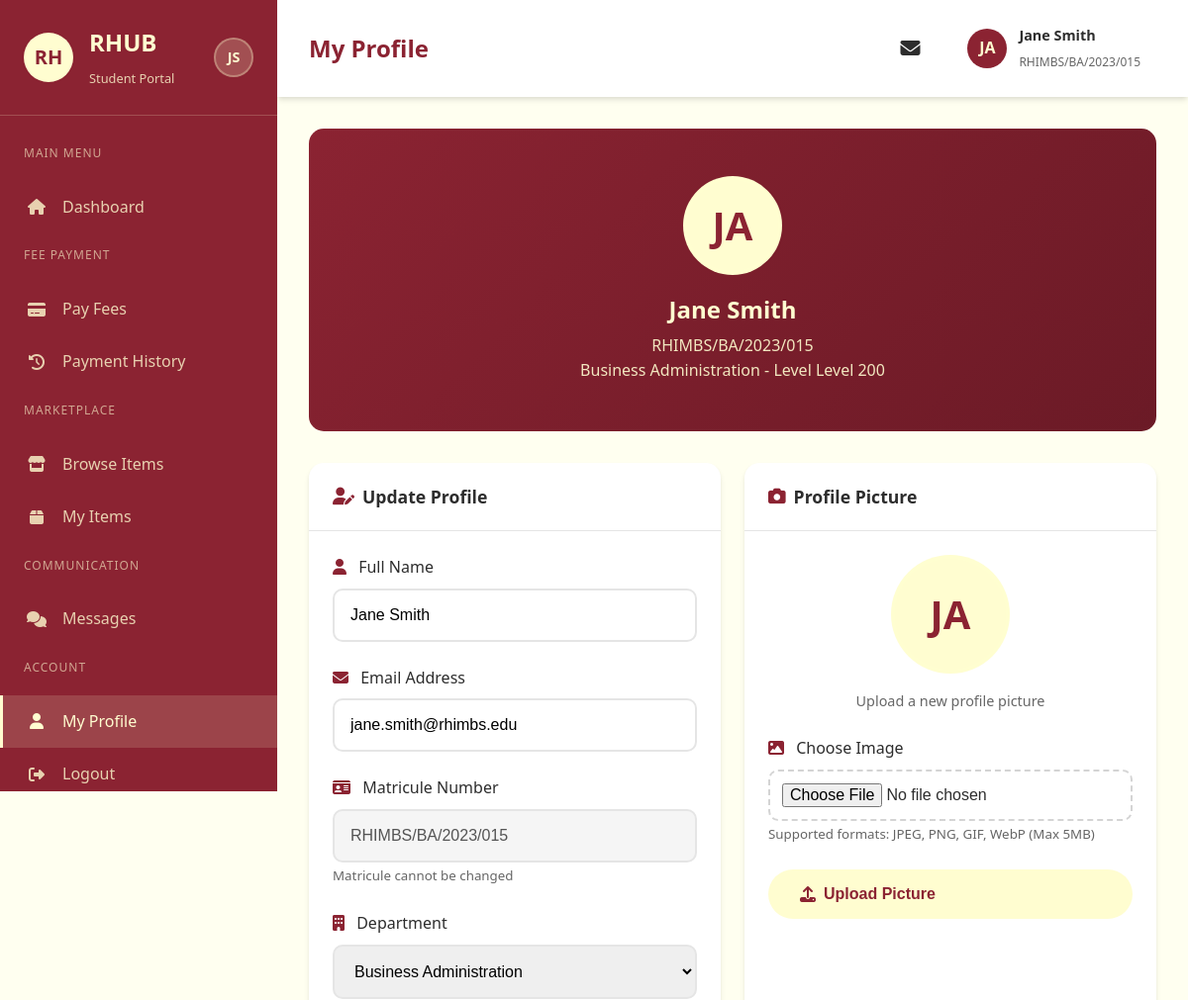
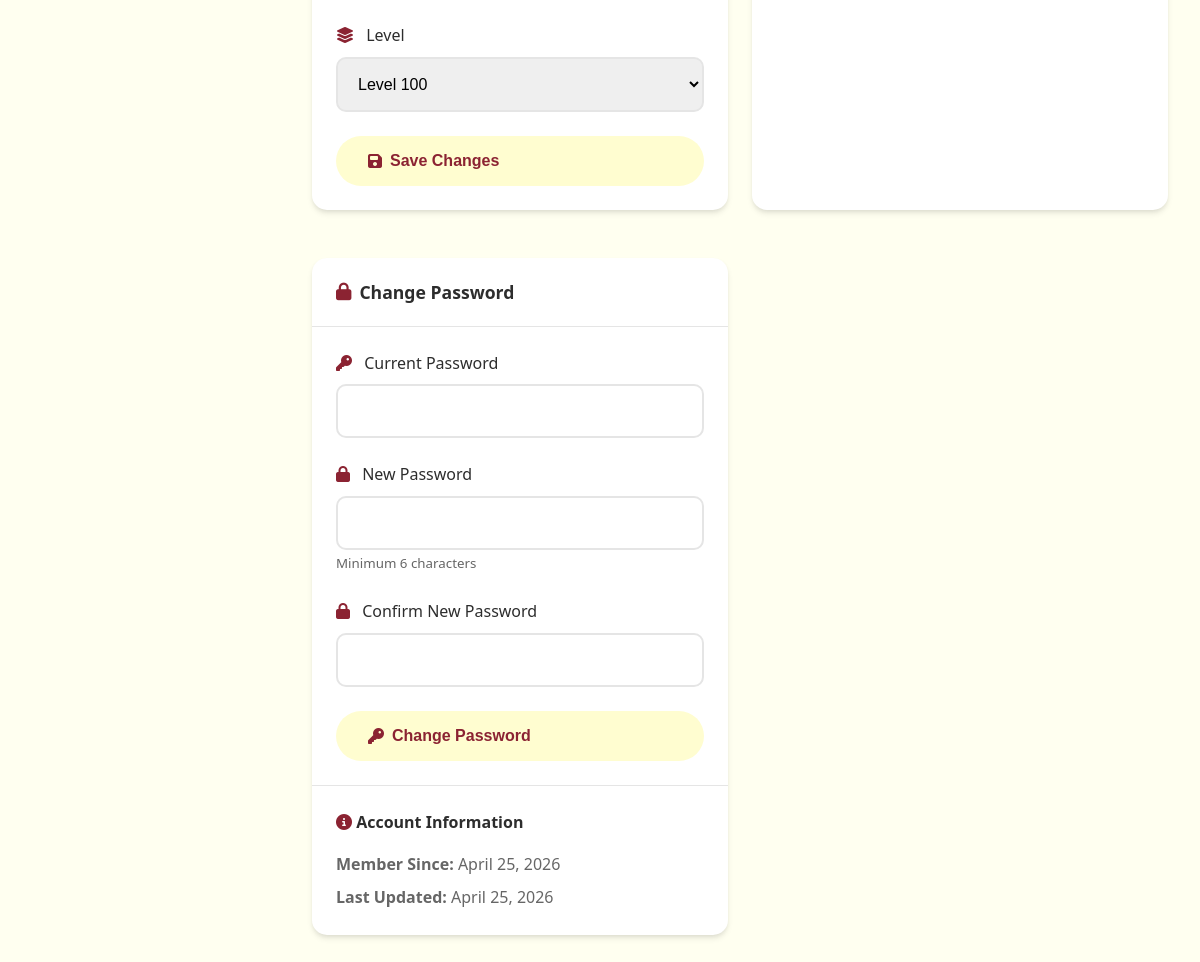
The app's page /profile.php (signed in) with its own data (2 pictures, top to bottom).
### tables this page shows
CREATE TABLE IF NOT EXISTS users (
    id INT AUTO_INCREMENT PRIMARY KEY,
    full_name VARCHAR(100) NOT NULL,
    email VARCHAR(100) NOT NULL UNIQUE,
    password VARCHAR(255) NOT NULL,
    department VARCHAR(100) NOT NULL,
    level VARCHAR(50) NOT NULL,
    matricule VARCHAR(50) NOT NULL UNIQUE,
    phone VARCHAR(20) DEFAULT NULL,
    profile_image VARCHAR(255) DEFAULT NULL,
    is_active TINYINT(1) DEFAULT 1,
    created_at TIMESTAMP DEFAULT CURRENT_TIMESTAMP,
    updated_at TIMESTAMP DEFAULT CURRENT_TIMESTAMP ON UPDATE CURRENT_TIMESTAMP,
    INDEX idx_email (email),
    INDEX idx_matricule (matricule)
);

### config/database.php (called while the page is built, shortened)
<?php
require_once __DIR__ . '/../includes/helpers.php';
function getCurrentStudentId() {
    return $_SESSION['student_id'] ?? null;
}
?>

### includes/helpers.php (called while the page is built, shortened)
<?php
function getUserAvatar($user) {
    return null;
}
function getUserInitials($fullName) {
    $names = explode(' ', $fullName);
    $initials = '';
    foreach ($names as $name) {
        $initials .= strtoupper(substr($name, 0, 1));
        if (strlen($initials) >= 2) break;
    }
    return $initials;
}
?>

### profile.php (the view, shortened to what this page needs)
<?php
require_once 'config/database.php';
$conn = getDBConnection();
$student_id = getCurrentStudentId();
$stmt = $conn->prepare("SELECT * FROM users WHERE id = ?");
$stmt->bind_param("i", $student_id);
$stmt->execute();
$student = $stmt->get_result()->fetch_assoc();
?>
<!DOCTYPE html>
<html lang="en">
<head>
    <link rel="stylesheet" href="assets/css/style.css">
    <link rel="stylesheet" href="assets/css/dashboard.css">
    <link rel="stylesheet" href="https://cdnjs.cloudflare.com/ajax/libs/font-awesome/6.4.0/css/all.min.css">
</head>
<body>
    <div class="dashboard-wrapper">
        <?php include 'includes/sidebar.php'; ?>
        <div class="main-content">
            <header class="top-header">
                <div class="header-left">
                    <h1 class="page-title">My Profile</h1>
                </div>
                <div class="header-right">
                    <a href="messages.php" class="notification-btn">
                        <i class="fas fa-envelope"></i>
                    </a>
                    <div class="user-profile">
                        <div class="user-avatar">
                            <?php if (!empty($student['profile_image']) && file_exists($student['profile_image'])): ?>
                                <img src="<?php echo htmlspecialchars($student['profile_image']); ?>" alt="Profile" style="width: 100%; height: 100%; border-radius: 50%; object-fit: cover;">
                            <?php else: ?>
                                <?php echo strtoupper(substr($student['full_name'], 0, 2)); ?>
                            <?php endif; ?>
                        </div>
                        <div class="user-info">
                            <h4><?php echo htmlspecialchars($student['full_name']); ?></h4>
                            <span><?php echo htmlspecialchars($student['matricule']); ?></span>
                        </div>
                    </div>
                </div>
            </header>
            <div class="dashboard-content">
                <div class="profile-header">
                    <div class="profile-avatar">
                        <?php if (!empty($student['profile_image']) && file_exists($student['profile_image'])): ?>
                            <img src="<?php echo htmlspecialchars($student['profile_image']); ?>" alt="Profile Picture" style="width: 100%; height: 100%; border-radius: 50%; object-fit: cover;">
                        <?php else: ?>
                            <?php echo strtoupper(substr($student['full_name'], 0, 2)); ?>
                        <?php endif; ?>
                    </div>
                    <h2><?php echo htmlspecialchars($student['full_name']); ?></h2>
                    <p><?php echo htmlspecialchars($student['matricule']); ?></p>
                    <p><?php echo htmlspecialchars($student['department']); ?> - Level <?php echo htmlspecialchars($student['level']); ?></p>
                </div>
                <div class="profile-grid">
                    <div class="content-card">
                        <div class="card-header">
                            <h3><i class="fas fa-user-edit"></i> Update Profile</h3>
                        </div>
                        <div class="card-body">
                            <form method="POST" action="" class="profile-form">
                                <div class="form-group">
                                    <label><i class="fas fa-user"></i> Full Name</label>
                                    <input type="text" name="full_name" class="form-control" value="<?php echo htmlspecialchars($student['full_name']); ?>" required>
                                </div>
                                <div class="form-group">
                                    <label><i class="fas fa-envelope"></i> Email Address</label>
                                    <input type="email" name="email" class="form-control" value="<?php echo htmlspecialchars($student['email']); ?>" required>
                                </div>
                                <div class="form-group">
                                    <label><i class="fas fa-id-card"></i> Matricule Number</label>
                                    <input type="text" class="form-control" value="<?php echo htmlspecialchars($student['matricule']); ?>" disabled>
                                    <small style="color: var(--text-light);">Matricule cannot be changed</small>
                                </div>
                                <div class="form-group">
                                    <label><i class="fas fa-building"></i> Department</label>
                                    <select name="department" class="form-control">
                                        <?php
                                        $departments = ['Computer Science', 'Engineering', 'Business Administration', 'Accounting', 'Marketing', 'Banking and Finance', 'Human Resource Management', 'Logistics'];
                                        foreach ($departments as $dept):
                                        ?>
                                            <option value="<?php echo $dept; ?>" <?php echo $student['department'] === $dept ? 'selected' : ''; ?>>
                                                <?php echo $dept; ?>
                                            </option>
                                        <?php endforeach; ?>
                                    </select>
                                </div>
                                <div class="form-group">
                                    <label><i class="fas fa-layer-group"></i> Level</label>
                                    <select name="level" class="form-control">
                                        <?php foreach (['100', '200', '300', '400', '500'] as $lvl): ?>
                                            <option value="<?php echo $lvl; ?>" <?php echo $student['level'] === $lvl ? 'selected' : ''; ?>>
                                                Level <?php echo $lvl; ?>
                                            </option>
                                        <?php endforeach; ?>
                                    </select>
                                </div>
                                <button type="submit" class="btn btn-primary" style="width: 100%;">
                                    <i class="fas fa-save"></i> Save Changes
                                </button>
                            </form>
                        </div>
                    </div>
                    <div class="content-card">
                        <div class="card-header">
                            <h3><i class="fas fa-camera"></i> Profile Picture</h3>
                        </div>
                        <div class="card-body">
                            <div style="text-align: center; margin-bottom: 1.5rem;">
                                <div class="profile-avatar" style="width: 120px; height: 120px; margin: 0 auto 1rem;">
                                    <?php if (!empty($student['profile_image']) && file_exists($student['profile_image'])): ?>
                                        <img src="<?php echo htmlspecialchars($student['profile_image']); ?>" alt="Current Profile Picture" style="width: 100%; height: 100%; border-radius: 50%; object-fit: cover;">
                                    <?php else: ?>
                                        <?php echo strtoupper(substr($student['full_name'], 0, 2)); ?>
                                    <?php endif; ?>
                                </div>
                                <p style="color: var(--text-light); font-size: 0.9rem;">Upload a new profile picture</p>
                            </div>
                            <form method="POST" action="" enctype="multipart/form-data" class="profile-form">
                                <div class="form-group">
                                    <label><i class="fas fa-image"></i> Choose Image</label>
                                    <input type="file" name="profile_image" class="form-control" accept="image/*" required>
                                    <small style="color: var(--text-light);">Supported formats: JPEG, PNG, GIF, WebP (Max 5MB)</small>
                                </div>
                                <button type="submit" class="btn btn-primary" style="width: 100%;">
                                    <i class="fas fa-upload"></i> Upload Picture
                                </button>
                            </form>
                        </div>
                    </div>
                    <div class="content-card">
                        <div class="card-header">
                            <h3><i class="fas fa-lock"></i> Change Password</h3>
                        </div>
                        <div class="card-body">
                            <form method="POST" action="" class="profile-form">
                                <div class="form-group">
                                    <label><i class="fas fa-key"></i> Current Password</label>
                                    <input type="password" name="current_password" class="form-control" required>
                                </div>
                                <div class="form-group">
                                    <label><i class="fas fa-lock"></i> New Password</label>
                                    <input type="password" name="new_password" class="form-control" required minlength="6">
                                    <small style="color: var(--text-light);">Minimum 6 characters</small>
                                </div>
                                <div class="form-group">
                                    <label><i class="fas fa-lock"></i> Confirm New Password</label>
                                    <input type="password" name="confirm_password" class="form-control" required>
                                </div>
                                <button type="submit" class="btn btn-primary" style="width: 100%;">
                                    <i class="fas fa-key"></i> Change Password
                                </button>
                            </form>
                        </div>
                        <div class="card-body" style="border-top: 1px solid var(--gray-200);">
                            <h4 style="margin-bottom: 1rem; color: var(--text-dark);"><i class="fas fa-info-circle" style="color: var(--brick-red);"></i> Account Information</h4>
                            <p style="color: var(--text-light); margin-bottom: 0.5rem;">
                                <strong>Member Since:</strong> <?php echo date('F d, Y', strtotime($student['created_at'])); ?>
                            </p>
                            <p style="color: var(--text-light);">
                                <strong>Last Updated:</strong> <?php echo date('F d, Y', strtotime($student['updated_at'])); ?>
                            </p>
                        </div>
                    </div>
                </div>
            </div>
        </div>
    </div>
</body>
</html>

### includes/sidebar.php (shortened to what this page needs)
<?php
require_once 'helpers.php';
$current_page = basename($_SERVER['PHP_SELF']);
?>
<aside class="sidebar" id="sidebar">
    <div class="sidebar-header">
        <div class="sidebar-logo">RH</div>
        <div class="sidebar-brand">
            <h2>RHUB</h2>
            <span>Student Portal</span>
        </div>
        <div class="sidebar-user">
            <?php
            $user = [
                'id' => $_SESSION['student_id'],
                'full_name' => $_SESSION['student_name'],
                'profile_image' => $_SESSION['student_image'] ?? null,
                'matricule' => $_SESSION['student_matricule'] ?? null,
                'department' => $_SESSION['student_department'] ?? null,
                'level' => $_SESSION['student_level'] ?? null,
            ];
            $currentAvatar = getUserAvatar($user);
            ?>
            <?php if ($currentAvatar): ?>
                <img src="<?php echo htmlspecialchars($currentAvatar); ?>" alt="Profile" class="sidebar-profile-img">
            <?php else: ?>
                <div class="sidebar-profile-placeholder"><?php echo getUserInitials($user['full_name']); ?></div>
            <?php endif; ?>
        </div>
    </div>
    <nav class="sidebar-nav">
        <div class="nav-section">
            <span class="nav-section-title">Main Menu</span>
        </div>
        <a href="dashboard.php" class="nav-item <?php echo $current_page == 'dashboard.php' ? 'active' : ''; ?>">
            <i class="fas fa-home"></i>
            <span>Dashboard</span>
        </a>
        <div class="nav-section">
            <span class="nav-section-title">Fee Payment</span>
        </div>
        <a href="fees.php" class="nav-item <?php echo $current_page == 'fees.php' ? 'active' : ''; ?>">
            <i class="fas fa-credit-card"></i>
            <span>Pay Fees</span>
        </a>
        <a href="payment-history.php" class="nav-item <?php echo $current_page == 'payment-history.php' ? 'active' : ''; ?>">
            <i class="fas fa-history"></i>
            <span>Payment History</span>
        </a>
        <div class="nav-section">
            <span class="nav-section-title">Marketplace</span>
        </div>
        <a href="marketplace.php" class="nav-item <?php echo $current_page == 'marketplace.php' ? 'active' : ''; ?>">
            <i class="fas fa-store"></i>
            <span>Browse Items</span>
        </a>
        <a href="my-items.php" class="nav-item <?php echo $current_page == 'my-items.php' ? 'active' : ''; ?>">
            <i class="fas fa-box"></i>
            <span>My Items</span>
        </a>
        <div class="nav-section">
            <span class="nav-section-title">Communication</span>
        </div>
        <a href="messages.php" class="nav-item <?php echo $current_page == 'messages.php' ? 'active' : ''; ?>">
            <i class="fas fa-comments"></i>
            <span>Messages</span>
        </a>
        <div class="nav-section">
            <span class="nav-section-title">Account</span>
        </div>
        <a href="profile.php" class="nav-item <?php echo $current_page == 'profile.php' ? 'active' : ''; ?>">
            <i class="fas fa-user"></i>
            <span>My Profile</span>
        </a>
        <a href="logout.php" class="nav-item">
            <i class="fas fa-sign-out-alt"></i>
            <span>Logout</span>
        </a>
    </nav>
</aside>

### records on screen
users: full_name "JS", full_name "JA", full_name "Jane Smith", matricule "RHIMBS/BA/2023/015", department "Business Administration", level "Level 200", email "jane.smith@rhimbs.edu", created_at "April 25, 2026", updated_at "April 25, 2026"
